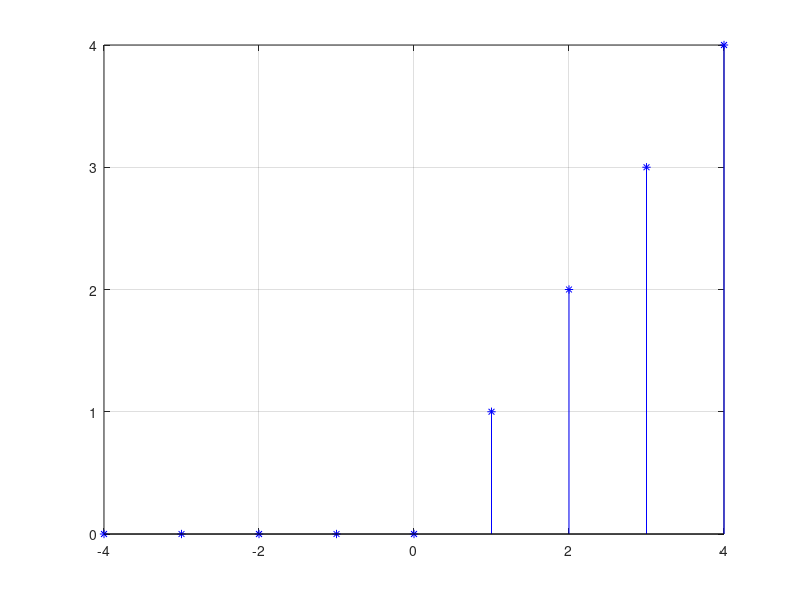

Recreate this plot in MATLAB.
%ramp signal generation

clc;clear all;close all;
negative_time=-4; positive_time=4;
n=negative_time:1:positive_time;
index=0;
for i=negative_time:1:positive_time
    index=index+1;
    if i==0||i>0
        u=i;
    else
        u=0;
    end
    n(2,index)=u;
end
figure(1)
stem(n(1,:),n(2,:),'b*');
grid on;
    